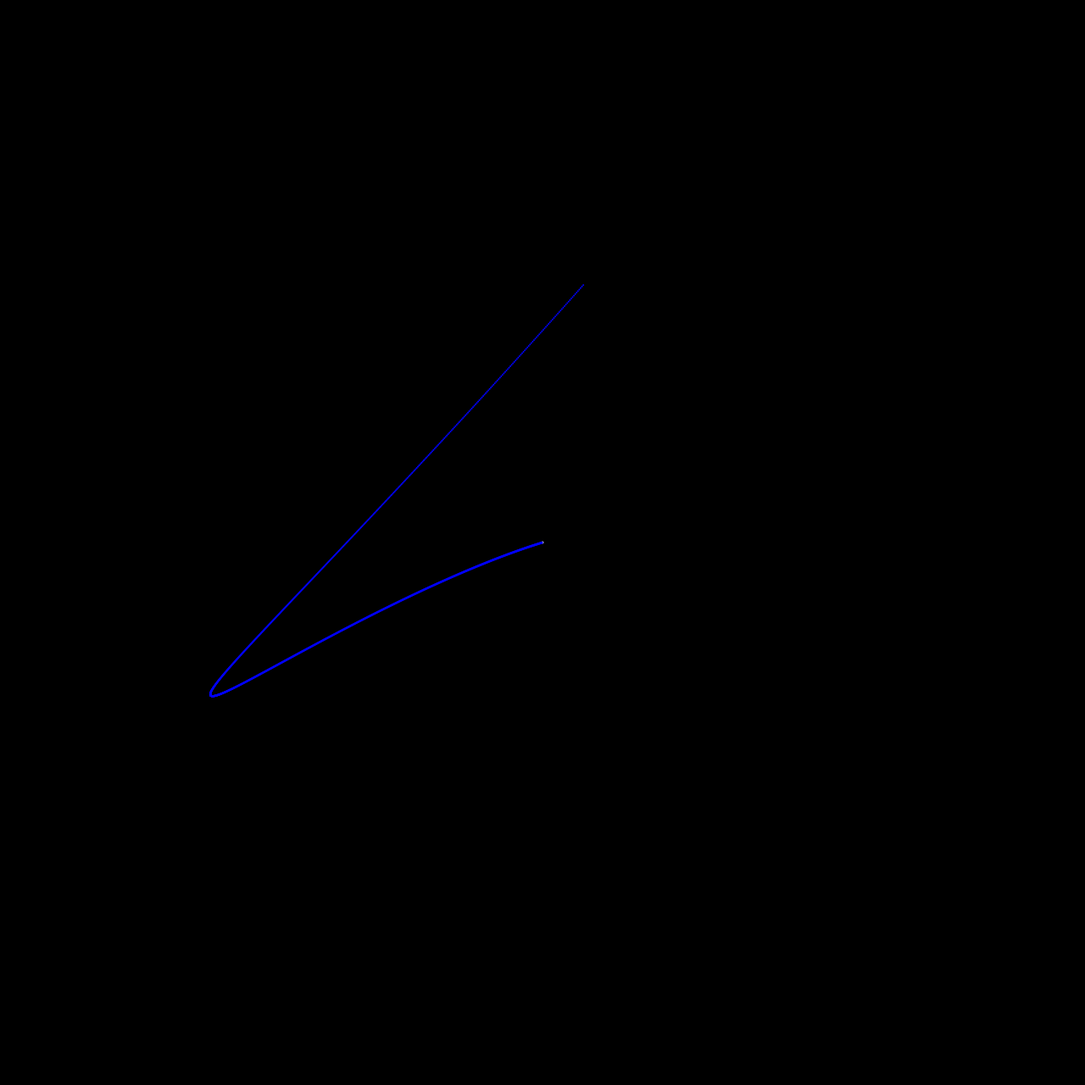
Frame 1 (no input)
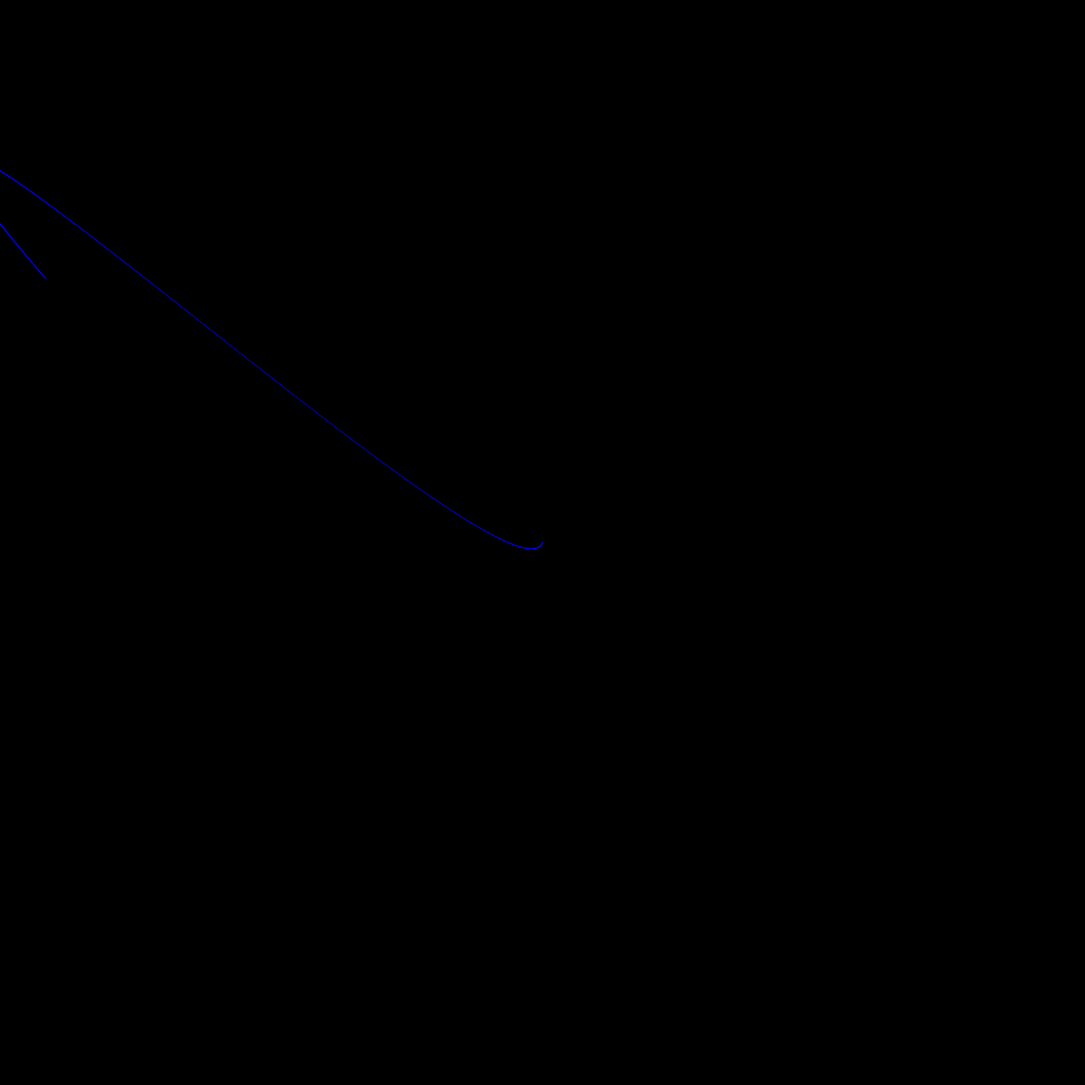
Frame 60 (the mouse pressed at the canvas centre just before this capture)
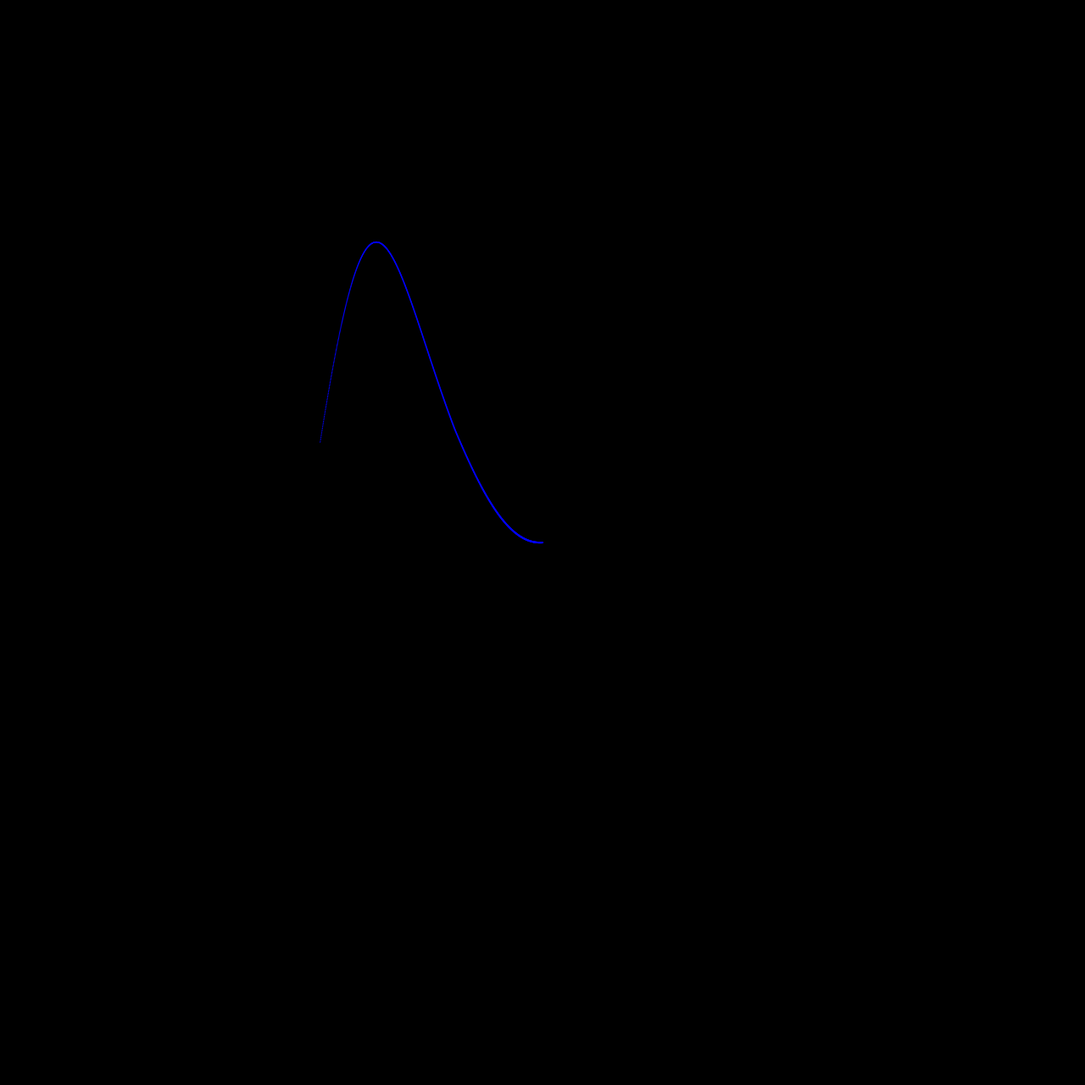
Frame 120 (the mouse held since frame 60 and released just before this capture)

The Processing sketch that drew these frames (run headless with seeded random() and noise(); from frame 60 on, the mouse is pressed at the canvas centre):

// Processing sketch: Hydra
// ── Hydra.pde
/**
 * Constants
 */

/**
 * Values
 */

private float r = 128f;

/**
 * Lifecycle
 */

void setup() {
  size(1280, 1280);
  
  r = height / 2f;
  // fullScreen();
  // fullScreen(2);
  background(0);
}

void draw() {
  background(0);
  
  final float t = millis() / 100f;
  noStroke();
  
  for (float i = 0f; i < 1f; i +=.001f) {
    final float b = i * sin(i * 3 + t / 3f);
    final float a = b * r;
    final float x = r - a * abs(cos(t / 6f + i / 12f)) - r / 2f * abs(sin(i));
    final float y = r + a * sin(t / 4 + i / 2f);
    final float c = 2f + sin(i + t);
    
    //fill(0xFFFF00FF);
    ellipse(x, y, c, c);//a%2*4+7);
    fill(0xFF0000FF);
    //stroke(0xFF000000);
    //noFill();
    //ellipse(x, y + 32f, c+3f, c+3f);
  }
}

/*
 * Implementation
 */
